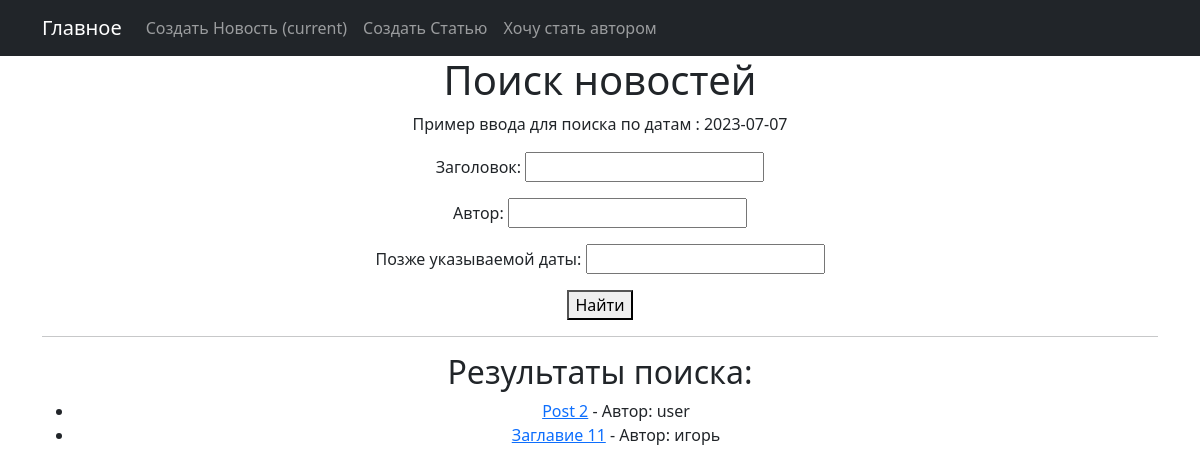
The app's page /search/ with its own data.
### news/models.py (models this page shows, shortened)
class Post(models.Model):
    author = models.ForeignKey(Author, on_delete=models.CASCADE)
    POST_TYPE_CHOICES = [
        ('article', 'Article'),
        ('news', 'News'),
    ]
    post_type = models.CharField(max_length=7, choices=POST_TYPE_CHOICES)
    created_at = models.DateTimeField(auto_now_add=True)
    categories = models.ManyToManyField(Category, through='PostCategory')
    title = models.CharField(max_length=200)
    content = models.TextField()
    rating = models.IntegerField(default=0)
    class Meta:
        permissions = [
            ("can_edit_post", "Can edit own post"),
            ("can_delete_post", "Can delete own post"),
        ]

class Author(models.Model):
    user = models.OneToOneField(User, on_delete=models.CASCADE)
    rating = models.IntegerField(default=0)

### news/views.py (the view)
# urls.py: path('search/', SearchView.as_view(), name='post_search'),
class SearchView(View):
    template_name = 'search.html'
    def get(self, request):
        query = request.GET.get('q')
        object_list = Post.objects.filter(post_type='news')
        if query:
            object_list = object_list.filter(
                Q(title__icontains=query) |
                Q(author__user__username__icontains=query) |
                Q(created_at__lt=query)
            )
        filter = PostFilter(request.GET, queryset=object_list)
        filter.form.fields['title'].label = 'Заголовок'
        filter.form.fields['author__user__username'].label = 'Автор'
        filter.form.fields['created_at__lt'].label = 'Позже указываемой даты'
        return render(request, self.template_name, {'filter': filter})

### news/context_processors.py (called while the page is built)
def user_groups(request):
    return {'user_groups': request.user.groups.values_list('name', flat=True)}

### news/templates/search.html (shortened to what this page needs)
{% extends 'default.html' %}
{% block content %}
    <h1>Поиск новостей</h1>
    <form method="get">
        <p> Пример ввода для поиска по датам : 2023-07-07</p>
        {{ filter.form.as_p }}
        <button type="submit">Найти</button>
    </form>
    <hr>
    {% if filter.qs %}
        <h2>Результаты поиска:</h2>
        <ul>
            {% for post in filter.qs %}
                <li><a href="{% url 'post_detail' post.pk %}">{{ post.title }}</a> - Автор: {{ post.author.user.username }}</li>
            {% endfor %}
        </ul>
    {% else %}
        <h2>Ничего не найдено</h2>
    {% endif %}
{% endblock content %}

### records on screen
Post: title "Post 2", author.user.username "user"
Post: title "Заглавие 11", author.user.username "игорь"
